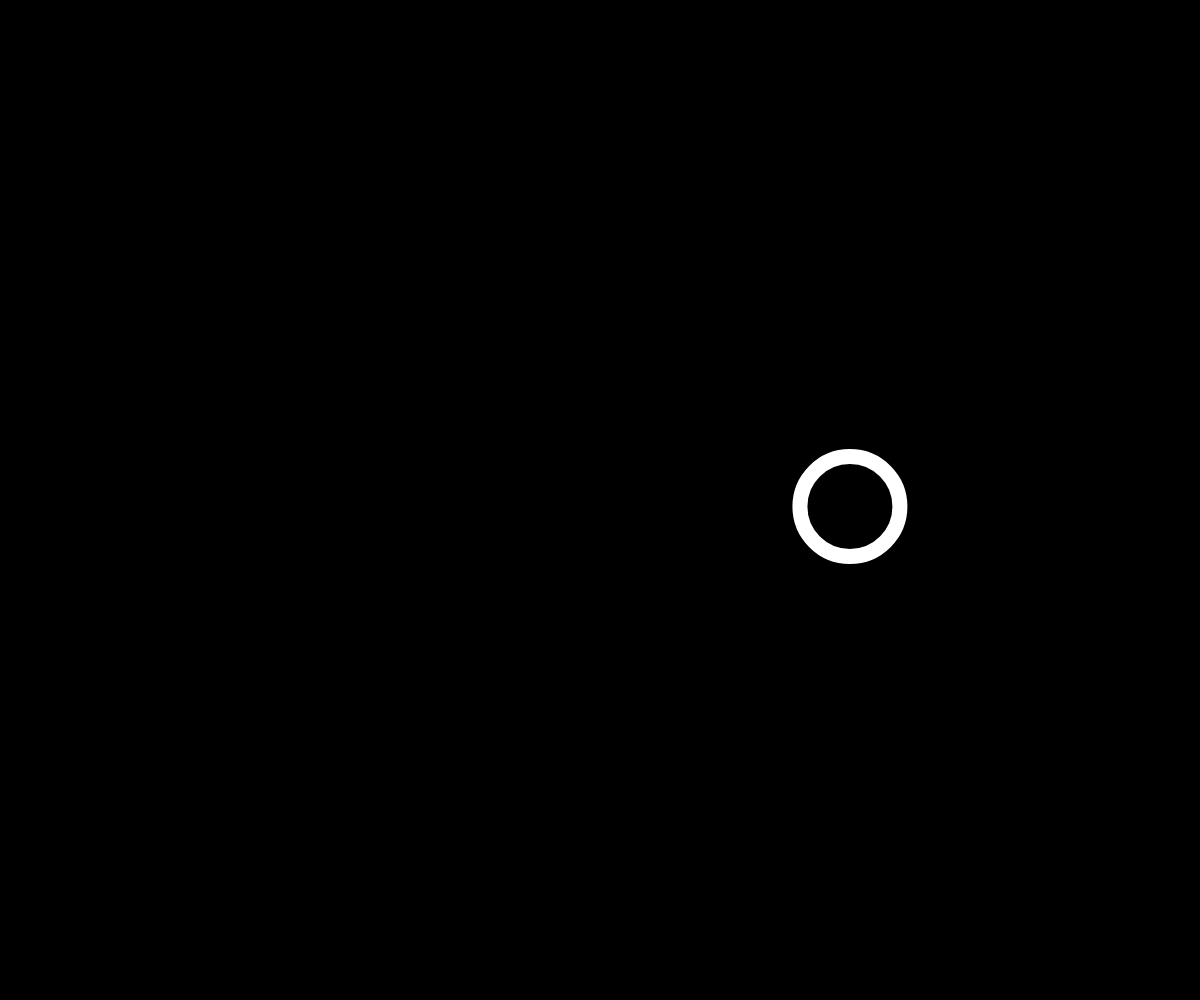
Frame 1 (no input)
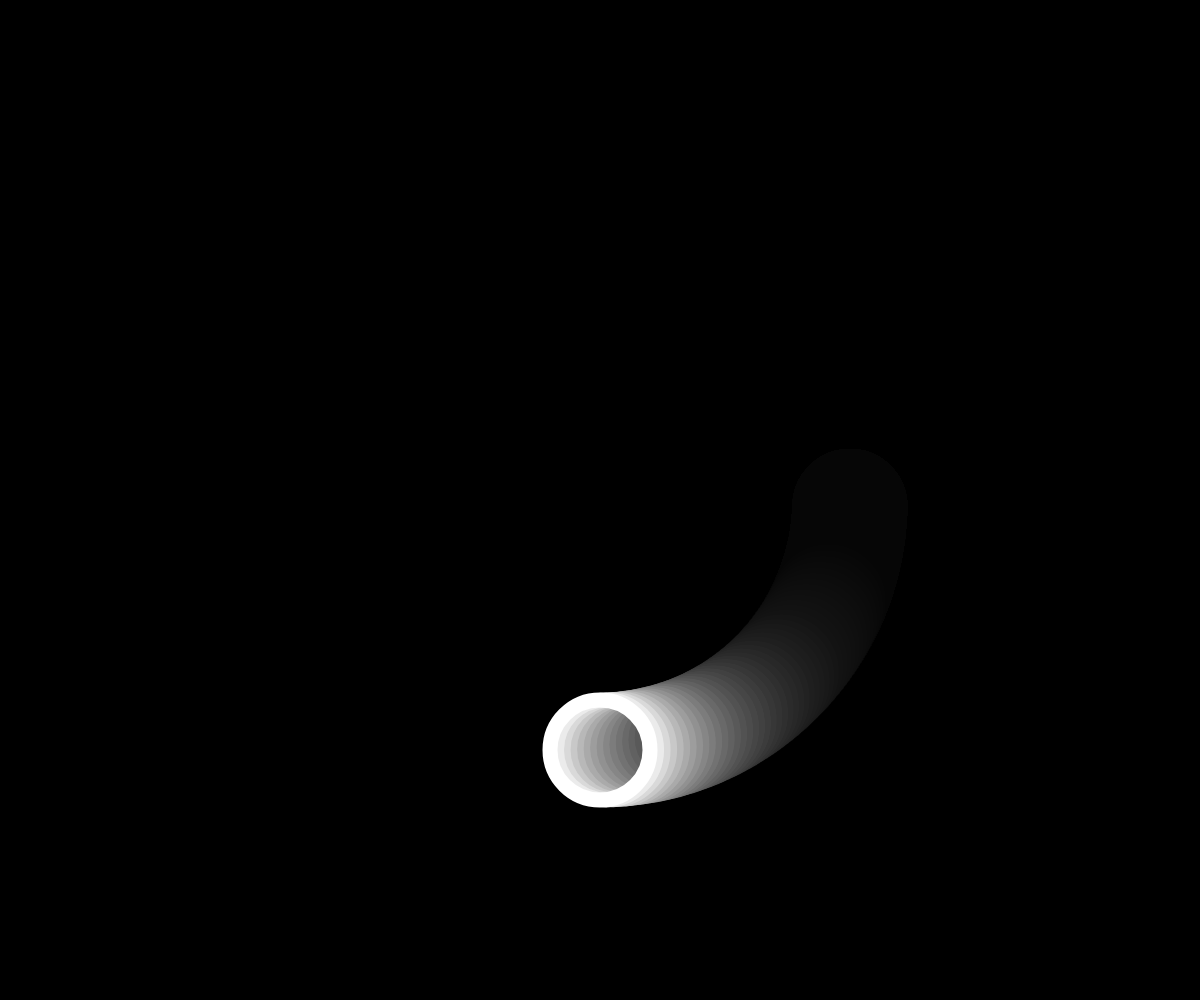
Frame 60 (no input)
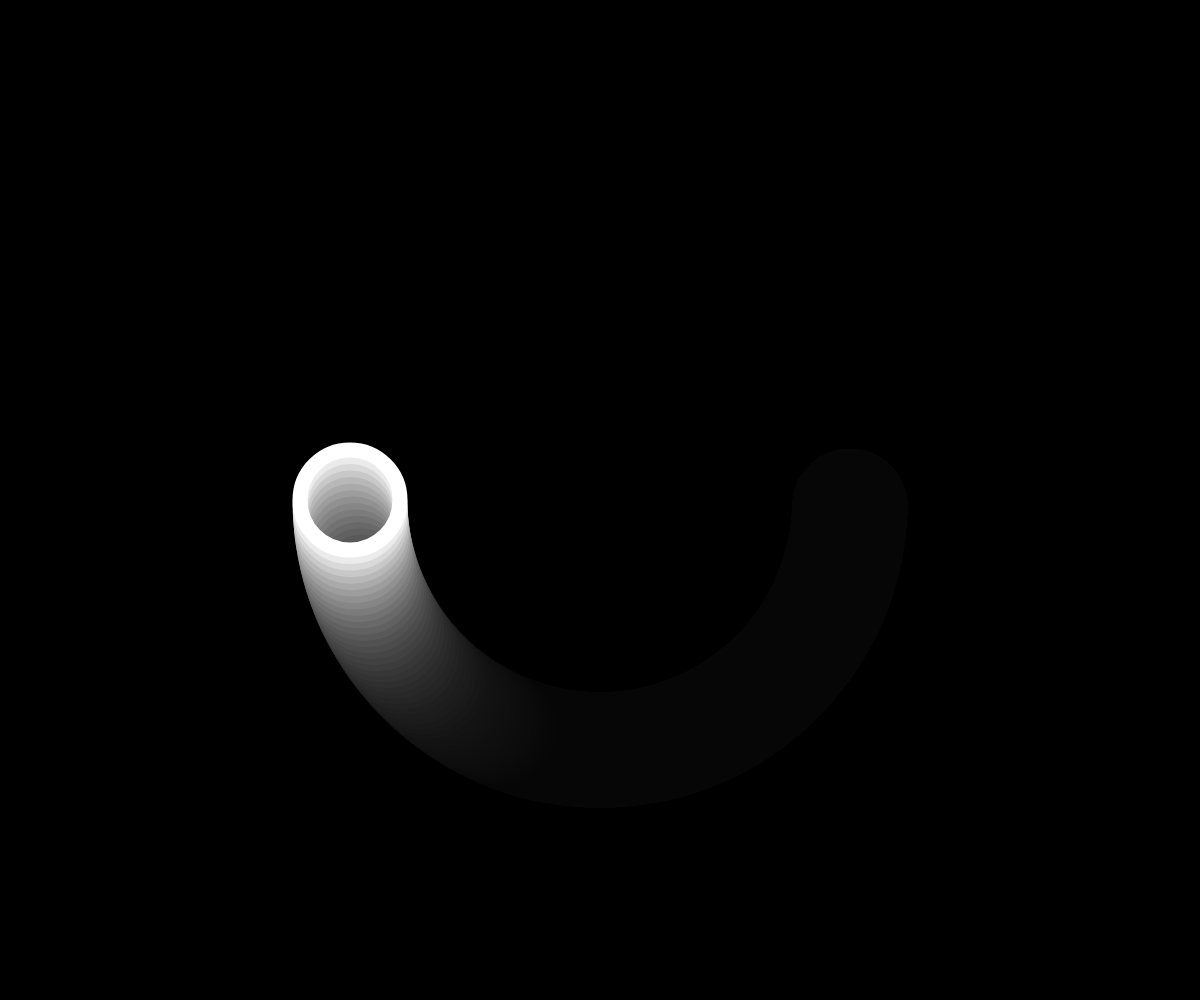
Frame 120 (the mouse pressed at the canvas centre since frame 60)

The p5.js sketch that drew these frames (run headless with seeded random() and noise() and a simulated clock; from frame 60 on, the mouse is pressed at the canvas centre):

// p5.js sketch
// ── sketch.js
// Create a new canvas to the browser size
function setup () {
    createCanvas(windowWidth, windowHeight);
    
    // We set the background to black when the canvas is setup
    background(0);
  }
  
  // On window resize, update the canvas size
  function windowResized () {
    resizeCanvas(windowWidth, windowHeight);
    
    // We also set the background to black when the canvas is resized
    // This is because resizing the canvas clears it to white
    background(0);
  }
  
  // Render loop that draws shapes with p5
  function draw(){
    // This is a trick to create a motion blur,
    // Instead of clearing each frame with pure black,
    // we use black with (N/255)% opacity
    background(0, 0, 0, 20);
    
    // Use the minimum screen size for relative rendering
    const dim = Math.min(width, height);
    
    // Disable fill and set up a stroke
    noFill();
    strokeWeight(dim * 0.015);
    stroke(255);
    
    // The equation for an arc is like so:
    // (x, y) + (sin(angle), cos(angle)) * radius
  
    // Get time in seconds
    const time = millis() / 1000;
    
    // How fast we will spin around
    const speed = 0.25;
    
    // Scale by 2PI, i.e. a full arc/circle
    const angle = time * PI * 2.0 * speed;
    
    // The center of the screen
    const cx = width / 2;
    const cy = height / 2;
  
    // Get the XY position on a unit arc using trigonometry
    const u = Math.cos(angle);
    const v = Math.sin(angle);
  
    // Choose the size of the arc we will draw
    const radius = dim * 0.25;
    
    // Get the final position
    const px = cx + u * radius;
    const py = cy + v * radius;
  
    // This is the radius for the actual shape/ellipse we will draw
    const r = dim * 0.1;
    
    // Finally draw the circle
    ellipse(px, py, r, r);
  }
  
